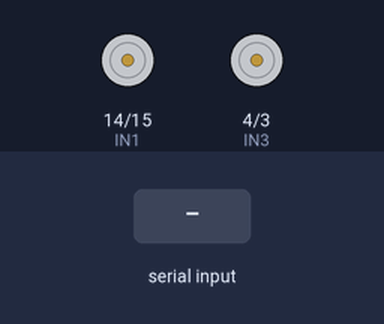
This sketch was run on a simulated Arduino Uno, built with avr-gcc and run on an emulated ATmega328P. Parts: motor-driver pin pairs drawn as motors (green arrow = first pin HIGH = forward, orange = second pin HIGH = backward, longer = more drive, scaled by the enable pin). Inputs (shaded band) come from the test bench. What the sketch prints to the serial monitor is not drawn.

Above: at 1.2 s.
1.3 s: "w" received over Serial
At 1.7 s:
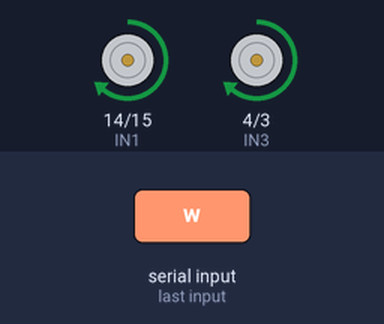
3.3 s: "s" received over Serial
At 3.7 s:
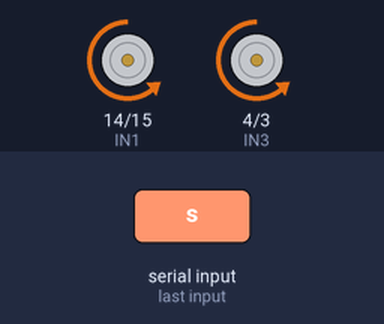
5.3 s: "a" received over Serial
At 5.7 s:
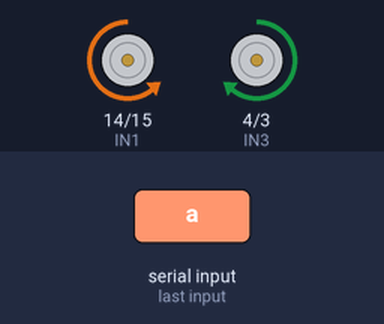
7.3 s: "d" received over Serial
At 7.7 s:
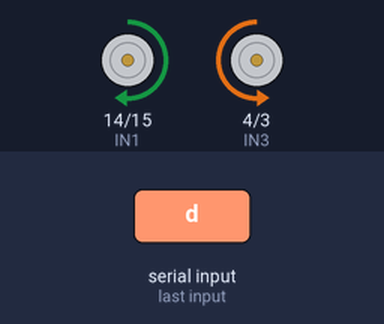
Timing chart, 0 to 10.3 s (numbered marks = the images above; inputs shaded):
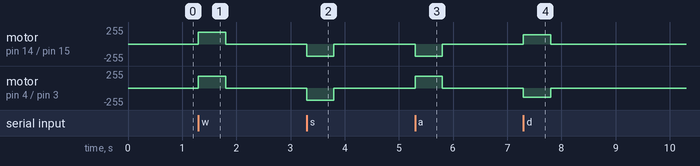

The sketch:

wasd_keyboard_drive.ino
```cpp
// snippet: wasd_keyboard_drive
// tags: keyboard, wasd, serial, pc, robot, drive, motor, terminal, control, interactive
// boards: avr, esp32, megaavr, nano33iot, rp2040
// library: none
// description: Drive a differential-drive robot with WASD keys sent over serial from the PC.
//   w=forward  s=backward  a=turn-left  d=turn-right  space=stop
//   Deadman: motion stops on its own if no key arrives for 500 ms, so holding a key drives
//   (terminal auto-repeat) and letting go coasts to a stop. A teleop link that can drop
//   MUST have this — otherwise a closed terminal leaves the robot running away.
// prompts: WASD keyboard drive, keyboard robot control, W A S D motor serial, keyboard serial drive, terminal robot control
//
// ---- Python companion (run in a terminal on the PC) ----
//   pip install readchar pyserial
//
//   import serial, readchar
//   ser = serial.Serial('/dev/ttyUSB0', 115200)   # Windows: 'COM3'
//   print("WASD to drive, space to stop, q to quit")
//   while True:
//       k = readchar.readkey()
//       if k == 'q': break
//       if k in ('w','a','s','d',' '): ser.write(k.encode())
//   ser.close()
// --------------------------------------------------------

// ESP32-safe pins: GPIO 6/7/8/11 are flash-reserved and must never be used.
// The two ENx pins MUST be hardware-PWM pins on the target board, or the motor runs
// flat out at full voltage with no speed control. On Uno/Nano/Leonardo the PWM pins are
// 3, 5, 6, 9, 10, 11 (+13 on Leonardo) — 12 is NOT one of them. On ESP32 any GPIO works.
const int ENA = 5,  IN1 = 14, IN2 = 15;  // left motor  — 5 is PWM everywhere
const int ENB = 11, IN3 = 4,  IN4 = 3;   // right motor — 11 is PWM everywhere
const int SPEED = 180;
const int TURN_SPEED = 140;

// Teleop failsafe: stop if no command arrives for this long. Without it, a dropped USB
// cable or a closed terminal leaves the robot driving at full speed with nobody steering.
const unsigned long COMMAND_TIMEOUT_MS = 500;
unsigned long lastCommandMs = 0;
bool moving = false;

void setMotors(int l, int r) {
  l = constrain(l, -255, 255);
  r = constrain(r, -255, 255);
  digitalWrite(IN1, l >= 0); digitalWrite(IN2, l < 0); analogWrite(ENA, abs(l));
  digitalWrite(IN3, r >= 0); digitalWrite(IN4, r < 0); analogWrite(ENB, abs(r));
}

void setup() {
  Serial.begin(115200);
  int pins[] = {ENA, IN1, IN2, ENB, IN3, IN4};
  for (int p : pins) pinMode(p, OUTPUT);
  Serial.println("WASD ready");
}

void loop() {
  // Deadman check runs every pass, whether or not a key arrived.
  if (moving && millis() - lastCommandMs > COMMAND_TIMEOUT_MS) {
    setMotors(0, 0);
    moving = false;
    Serial.println("timeout — stopped");
  }

  if (!Serial.available()) return;
  char cmd = Serial.read();
  lastCommandMs = millis();

  switch (cmd) {
    case 'w': setMotors( SPEED,  SPEED);           moving = true;  Serial.println("fwd");   break;
    case 's': setMotors(-SPEED, -SPEED);           moving = true;  Serial.println("back");  break;
    case 'a': setMotors(-TURN_SPEED,  TURN_SPEED); moving = true;  Serial.println("left");  break;
    case 'd': setMotors( TURN_SPEED, -TURN_SPEED); moving = true;  Serial.println("right"); break;
    case ' ': setMotors(0, 0);                     moving = false; Serial.println("stop");  break;
  }
}
```

Measured:
- after the input at 1.3 s, motor on pin 14 (IN1) / pin 15 (IN2), motor on pin 4 (IN3) / pin 3 (IN4): stopped → forward 180/255 at once, → stopped 0.50 s later
- after the input at 3.3 s, motor on pin 14 (IN1) / pin 15 (IN2), motor on pin 4 (IN3) / pin 3 (IN4): stopped → backward 180/255 at once, → stopped 0.50 s later
- after the input at 5.3 s, motor on pin 14 (IN1) / pin 15 (IN2): stopped → backward 180/255 at once, → stopped 0.50 s later; motor on pin 4 (IN3) / pin 3 (IN4): stopped → forward 180/255 at once, → stopped 0.50 s later
- after the input at 7.3 s, motor on pin 14 (IN1) / pin 15 (IN2): stopped → forward 140/255 at once, → stopped 0.50 s later; motor on pin 4 (IN3) / pin 3 (IN4): stopped → backward 140/255 at once, → stopped 0.50 s later
